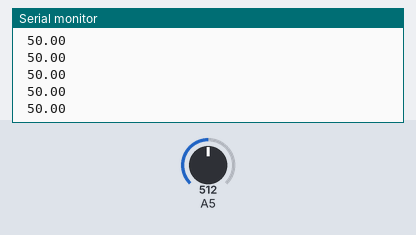
The sketch below on a simulated Arduino Uno, built with avr-gcc and run on an emulated ATmega328P. On the bench: the last lines printed to the serial monitor. The test bench sets the inputs (shaded band); at power-on: A5 = 512.

Above: at 1.2 s.
1.3 s: A5 set to 716
At 1.86 s:
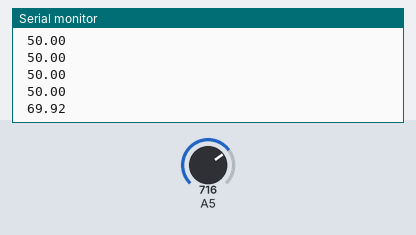
2.8 s: A5 set to 900
At 2.86 s:
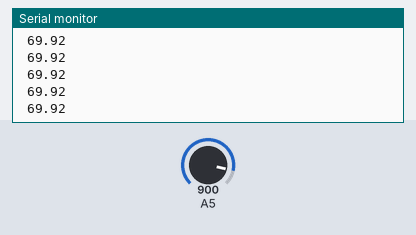
Timing chart, 0 to 5.8 s (numbered marks = the images above; inputs shaded):
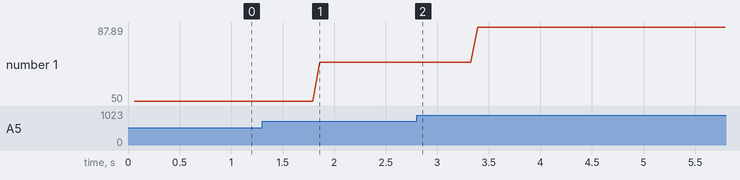

Measured:
- after the input at 1.3 s, the serial monitor: prints a new line after 0.56 s (image 1)
- plotted number 1: 50 → 69.92 after the input at 1.3 s, 69.92 → 87.8 after the input at 2.8 s

The sketch:

gain_test.ino
```cpp
void setup() {
  Serial.begin(1200);
}

void loop() {
  Serial.println(analogRead(A5) * 0.09765625);
  Serial.print(" ");
}
```
